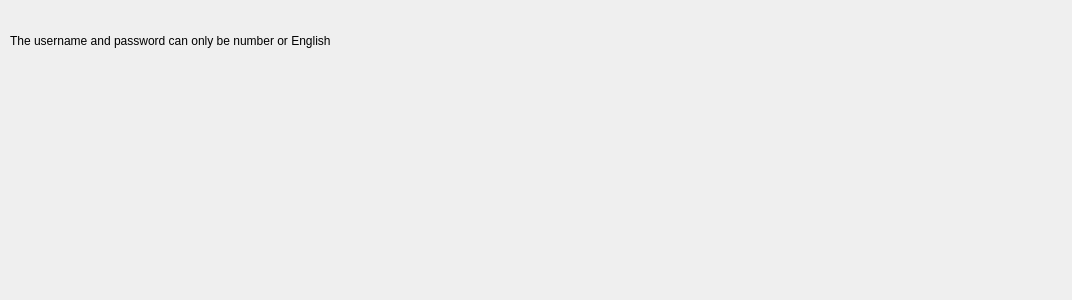
<?xml version="1.0" encoding="UTF-8"?>
<ui version="4.0">
 <class>regerror</class>
 <widget class="QDialog" name="regerror">
  <property name="geometry">
   <rect>
    <x>0</x>
    <y>0</y>
    <width>1072</width>
    <height>300</height>
   </rect>
  </property>
  <property name="windowTitle">
   <string>Dialog</string>
  </property>
  <widget class="QLabel" name="warn">
   <property name="geometry">
    <rect>
     <x>10</x>
     <y>-10</y>
     <width>641</width>
     <height>101</height>
    </rect>
   </property>
   <property name="text">
    <string>The username and password can only be number or English</string>
   </property>
  </widget>
 </widget>
 <resources/>
 <connections/>
</ui>
